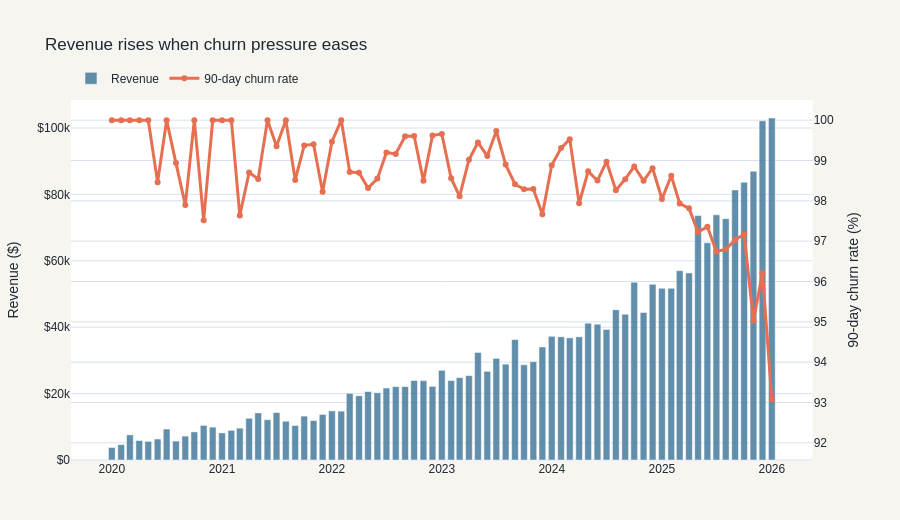

Notebook source saved alongside this figure:
### Markdown cell above
## 2. Monthly Churn Rate vs Revenue

This follows Task C. The 90-day churn definition is intentionally strict, so the churn axis is zoomed to show month-over-month movement rather than hiding it against a 0 to 100% scale.

### Code cell
churn_chart = monthly_churn.merge(sales_metrics[['month', 'revenue']], on='month', how='left')
churn_chart = churn_chart[churn_chart['month'] >= analysis_start].copy()
churn_axis_floor = max(90, (churn_chart['churn_rate_90d'].min() * 100) - 1.5)

fig_churn = make_subplots(specs=[[{'secondary_y': True}]])
fig_churn.add_trace(
    go.Bar(
        x=churn_chart['month'],
        y=churn_chart['revenue'],
        name='Revenue',
        marker_color=PALETTE['blue'],
        opacity=0.85,
        hovertemplate='%{x|%b %Y}<br>Revenue: $%{y:,.0f}<extra></extra>',
    )
)
fig_churn.add_trace(
    go.Scatter(
        x=churn_chart['month'],
        y=churn_chart['churn_rate_90d'] * 100,
        name='90-day churn rate',
        mode='lines+markers',
        marker=dict(size=6, color=PALETTE['coral']),
        line=dict(color=PALETTE['coral'], width=3),
        hovertemplate='%{x|%b %Y}<br>90-day churn: %{y:.1f}%<extra></extra>',
    ),
    secondary_y=True,
)

style_figure(fig_churn, 'Revenue rises when churn pressure eases')
fig_churn.update_yaxes(title_text='Revenue ($)', tickprefix='$', secondary_y=False)
fig_churn.update_yaxes(title_text='90-day churn rate (%)', range=[churn_axis_floor, 100.5], secondary_y=True)
fig_churn.show()
